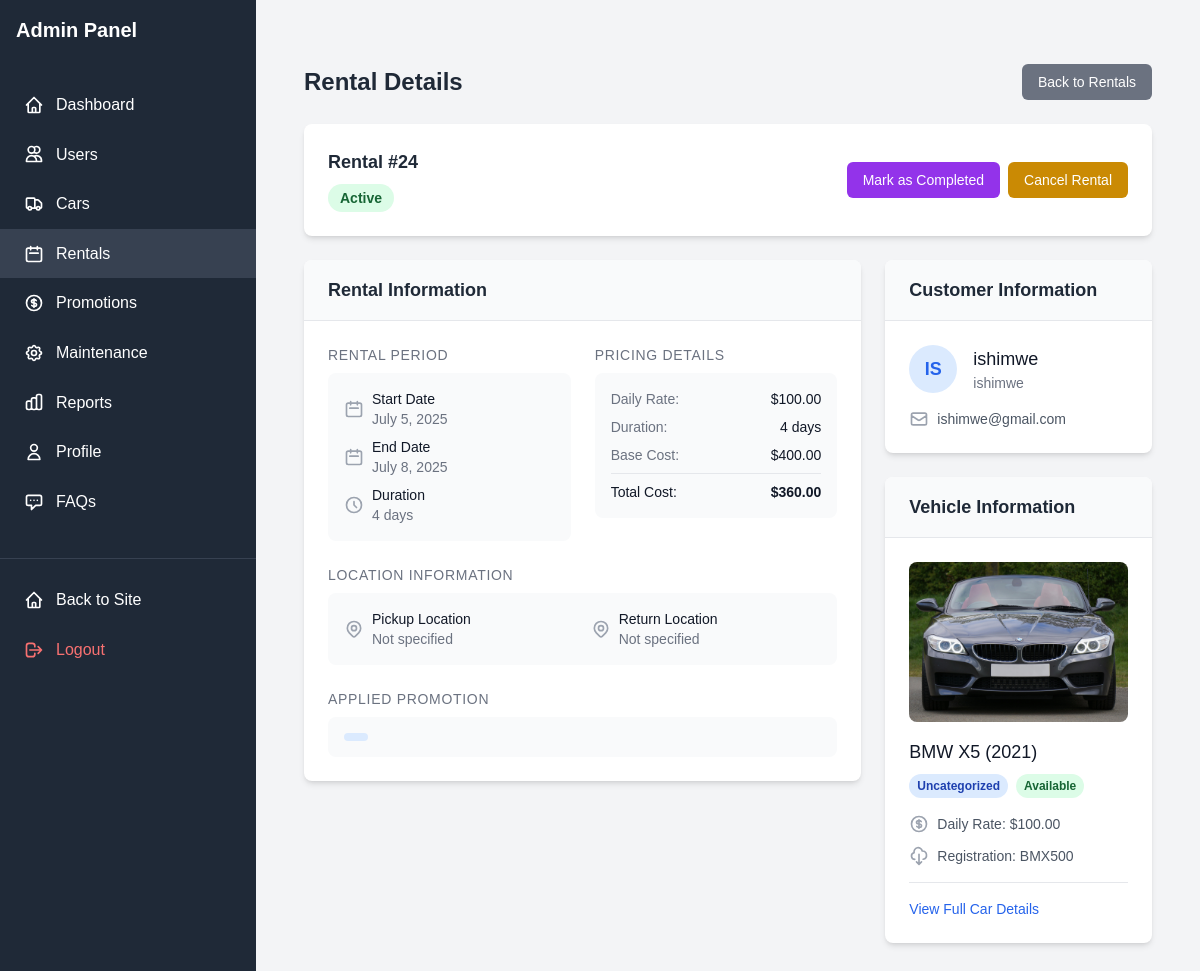
The page /index.php?page=admin&action=rentals&subaction=view&id=24 (signed in) on the database as committed earlier.
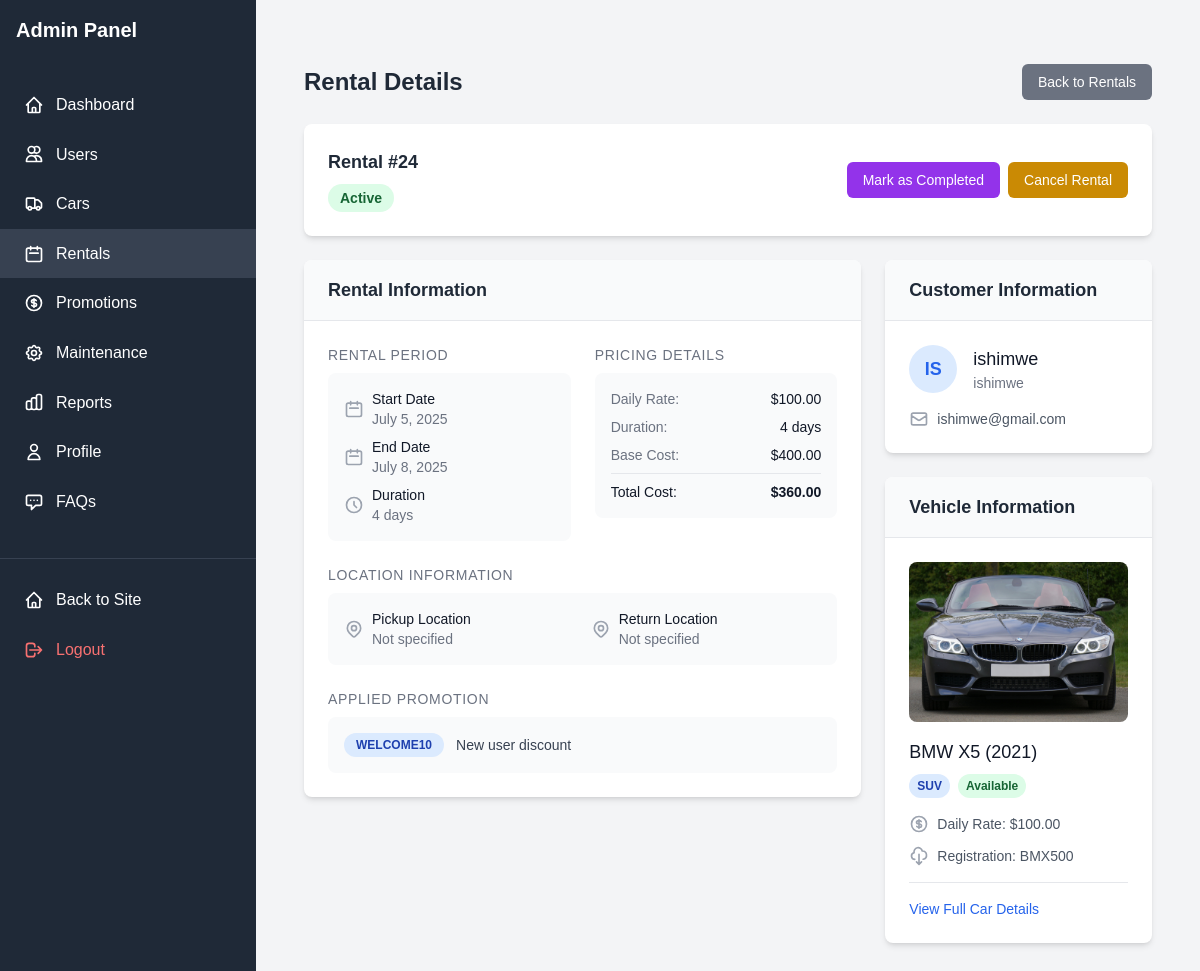
The same page on the database as committed later.
### tables this page shows
CREATE TABLE `promotions` (
  `promotion_id` int(11) NOT NULL AUTO_INCREMENT,
  `code` varchar(20) NOT NULL,
  `description` text DEFAULT NULL,
  `discount_percentage` decimal(5,2) DEFAULT NULL,
  `discount_amount` decimal(10,2) DEFAULT NULL,
  `start_date` date NOT NULL,
  `end_date` date NOT NULL,
  `is_active` tinyint(1) DEFAULT 1,
  `created_at` timestamp NULL DEFAULT current_timestamp(),
  PRIMARY KEY (`promotion_id`),
  UNIQUE KEY `code` (`code`)
);

CREATE TABLE `car_categories` (
  `category_id` int(11) NOT NULL AUTO_INCREMENT,
  `name` varchar(50) NOT NULL,
  `description` text DEFAULT NULL,
  `created_at` timestamp NULL DEFAULT current_timestamp(),
  PRIMARY KEY (`category_id`),
  UNIQUE KEY `name` (`name`)
);

### index.php (called while the page is built, shortened)
<?php
$router = new Router();
$router->route();

### views/admin/rentals/view.php (the view, shortened to what the changed rows need)
<div class="bg-gray-100 min-h-screen">
    <div class="flex">
        <?php require 'views/admin/sidebar.php'; ?>
        <div class="flex-1 p-8">
<div class="container mx-auto px-4 py-8">
    <div class="flex justify-between items-center mb-6">
        <h1 class="text-2xl font-bold text-gray-800">Rental Details</h1>
        <div class="flex space-x-2">
            <a href="index.php?page=admin&action=rentals" class="bg-gray-500 hover:bg-gray-600 text-white px-4 py-2 rounded-md text-sm">
                Back to Rentals
            </a>
        </div>
    </div>
    <div class="bg-white rounded-lg shadow-md p-6 mb-6">
        <div class="flex flex-col md:flex-row md:items-center md:justify-between">
            <div>
                <h2 class="text-lg font-semibold text-gray-800">Rental #<?= $rental['rental_id'] ?></h2>
                <div class="mt-2">
                <?php
$statusClasses = [
    'pending' => 'bg-yellow-100 text-yellow-800',
    'approved' => 'bg-blue-100 text-blue-800',
    'active' => 'bg-green-100 text-green-800',
    'completed' => 'bg-gray-100 text-green-500',
    'cancelled' => 'bg-red-100 text-red-800'
];
$statusClass = $statusClasses[$rental['rental_status']] ?? 'bg-gray-100 text-gray-800';
?>
<span class="px-3 py-1 inline-flex text-sm leading-5 font-semibold rounded-full <?= $statusClass ?>">
    <?= ucfirst($rental['rental_status']) ?>
</span>
                </div>
            </div>
            <div class="mt-4 md:mt-0 flex flex-wrap gap-2">
<?php if ($rental['rental_status'] === 'approved' || $rental['rental_status'] === 'active'): ?>
    <a href="index.php?page=admin&action=rentals&subaction=complete&id=<?= $rental['rental_id'] ?>"
       class="bg-purple-600 hover:bg-purple-700 text-white px-4 py-2 rounded-md text-sm"
       onclick="return confirm('Are you sure you want to mark this rental as completed?')">
        Mark as Completed
    </a>
<?php endif; ?>
<?php if ($rental['rental_status'] !== 'completed' && $rental['rental_status'] !== 'cancelled'): ?>
    <a href="index.php?page=admin&action=rentals&subaction=cancel&id=<?= $rental['rental_id'] ?>"
       class="bg-yellow-600 hover:bg-yellow-700 text-white px-4 py-2 rounded-md text-sm"
       onclick="return confirm('Are you sure you want to cancel this rental?')">
        Cancel Rental
    </a>
<?php endif; ?>
            </div>
        </div>
    </div>
    <div class="grid grid-cols-1 md:grid-cols-3 gap-6">
        <div class="md:col-span-2">
            <div class="bg-white rounded-lg shadow-md overflow-hidden">
                <div class="px-6 py-4 bg-gray-50 border-b border-gray-200">
                    <h3 class="text-lg font-semibold text-gray-800">Rental Information</h3>
                </div>
                <div class="p-6">
                    <div class="grid grid-cols-1 md:grid-cols-2 gap-6">
                        <div>
                            <h4 class="text-sm font-medium text-gray-500 uppercase tracking-wider mb-2">Rental Period</h4>
                            <div class="bg-gray-50 rounded-lg p-4">
                                <div class="flex items-center mb-2">
                                    <svg xmlns="http://www.w3.org/2000/svg" class="h-5 w-5 text-gray-400 mr-2" fill="none" viewBox="0 0 24 24" stroke="currentColor">
                                        <path stroke-linecap="round" stroke-linejoin="round" stroke-width="2" d="M8 7V3m8 4V3m-9 8h10M5 21h14a2 2 0 002-2V7a2 2 0 00-2-2H5a2 2 0 00-2 2v12a2 2 0 002 2z" />
                                    </svg>
                                    <div>
                                        <div class="text-sm font-medium text-gray-900">Start Date</div>
                                        <div class="text-sm text-gray-500"><?= date('F j, Y', strtotime($rental['start_date'])) ?></div>
                                    </div>
                                </div>
                                <div class="flex items-center mb-2">
                                    <svg xmlns="http://www.w3.org/2000/svg" class="h-5 w-5 text-gray-400 mr-2" fill="none" viewBox="0 0 24 24" stroke="currentColor">
                                        <path stroke-linecap="round" stroke-linejoin="round" stroke-width="2" d="M8 7V3m8 4V3m-9 8h10M5 21h14a2 2 0 002-2V7a2 2 0 00-2-2H5a2 2 0 00-2 2v12a2 2 0 002 2z" />
                                    </svg>
                                    <div>
                                        <div class="text-sm font-medium text-gray-900">End Date</div>
                                        <div class="text-sm text-gray-500"><?= date('F j, Y', strtotime($rental['end_date'])) ?></div>
                                    </div>
                                </div>
                                <div class="flex items-center">
                                    <svg xmlns="http://www.w3.org/2000/svg" class="h-5 w-5 text-gray-400 mr-2" fill="none" viewBox="0 0 24 24" stroke="currentColor">
                                        <path stroke-linecap="round" stroke-linejoin="round" stroke-width="2" d="M12 8v4l3 3m6-3a9 9 0 11-18 0 9 9 0 0118 0z" />
                                    </svg>
                                    <div>
                                        <div class="text-sm font-medium text-gray-900">Duration</div>
                                        <div class="text-sm text-gray-500"><?= $duration ?> days</div>
                                    </div>
                                </div>
                            </div>
                        </div>
                        <div>
                            <h4 class="text-sm font-medium text-gray-500 uppercase tracking-wider mb-2">Pricing Details</h4>
                            <div class="bg-gray-50 rounded-lg p-4">
                                <div class="flex justify-between mb-2">
                                    <span class="text-sm text-gray-500">Daily Rate:</span>
                                    <span class="text-sm font-medium text-gray-900">$<?= number_format($rental['daily_rate'], 2) ?></span>
                                </div>
                                <div class="flex justify-between mb-2">
                                    <span class="text-sm text-gray-500">Duration:</span>
                                    <span class="text-sm font-medium text-gray-900"><?= $duration ?> days</span>
                                </div>
                                <div class="flex justify-between mb-2">
                                    <span class="text-sm text-gray-500">Base Cost:</span>
                                    <span class="text-sm font-medium text-gray-900">$<?= number_format($rental['daily_rate'] * $duration, 2) ?></span>
                                </div>
                                <div class="border-t border-gray-200 mt-2 pt-2 flex justify-between">
                                    <span class="text-sm font-medium text-gray-900">Total Cost:</span>
                                    <span class="text-sm font-bold text-gray-900">$<?= number_format($rental['total_cost'], 2) ?></span>
                                </div>
                            </div>
                        </div>
                    </div>
                    <div class="mt-6">
                        <h4 class="text-sm font-medium text-gray-500 uppercase tracking-wider mb-2">Location Information</h4>
                        <div class="bg-gray-50 rounded-lg p-4">
                            <div class="grid grid-cols-1 md:grid-cols-2 gap-4">
                                <div>
                                    <div class="flex items-center">
                                        <div>
                                            <div class="text-sm font-medium text-gray-900">Pickup Location</div>
                                            <div class="text-sm text-gray-500"><?= !empty($rental['pickup_location']) ? htmlspecialchars($rental['pickup_location']) : 'Not specified' ?></div>
                                        </div>
                                    </div>
                                </div>
                                <div>
                                    <div class="flex items-center">
                                        <div>
                                            <div class="text-sm font-medium text-gray-900">Return Location</div>
                                            <div class="text-sm text-gray-500"><?= !empty($rental['return_location']) ? htmlspecialchars($rental['return_location']) : 'Not specified' ?></div>
                                        </div>
                                    </div>
                                </div>
                            </div>
                        </div>
                    </div>
                    <?php if (!empty($rental['promotion_id'])): ?>
                    <div class="mt-6">
                        <h4 class="text-sm font-medium text-gray-500 uppercase tracking-wider mb-2">Applied Promotion</h4>
                        <div class="bg-gray-50 rounded-lg p-4 flex items-center">
                            <div class="bg-blue-100 text-blue-800 px-3 py-1 rounded-full text-xs font-semibold mr-3">
                                <?= htmlspecialchars($promotion['code']) ?>
                            </div>
                            <p class="text-sm text-gray-700"><?= htmlspecialchars($promotion['description']) ?></p>
                        </div>
                    </div>
                    <?php endif; ?>
                </div>
            </div>
        </div>
        <div>
            <div class="bg-white rounded-lg shadow-md overflow-hidden">
                <div class="px-6 py-4 bg-gray-50 border-b border-gray-200">
                    <h3 class="text-lg font-semibold text-gray-800">Customer Information</h3>
                </div>
                <div class="p-6">
                    <div class="flex items-center mb-4">
                        <div class="h-12 w-12 rounded-full bg-blue-100 flex items-center justify-center text-blue-600 font-bold text-lg">
                            <?= strtoupper(substr($user['username'], 0, 2)) ?>
                        </div>
                        <div class="ml-4">
                            <h4 class="text-lg font-medium text-gray-900"><?= htmlspecialchars($user['full_name']) ?></h4>
                            <p class="text-sm text-gray-500"><?= htmlspecialchars($user['username']) ?></p>
                        </div>
                    </div>
                    <div class="space-y-3">
                        <div class="flex items-center">
                            <svg xmlns="http://www.w3.org/2000/svg" class="h-5 w-5 text-gray-400 mr-2" fill="none" viewBox="0 0 24 24" stroke="currentColor">
                                <path stroke-linecap="round" stroke-linejoin="round" stroke-width="2" d="M3 8l7.89 5.26a2 2 0 002.22 0L21 8M5 19h14a2 2 0 002-2V7a2 2 0 00-2-2H5a2 2 0 00-2 2v10a2 2 0 002 2z" />
                            </svg>
                            <span class="text-sm text-gray-600"><?= htmlspecialchars($user['email']) ?></span>
                        </div>
                    </div>
                </div>
            </div>
            <div class="bg-white rounded-lg shadow-md overflow-hidden mt-6">
                <div class="px-6 py-4 bg-gray-50 border-b border-gray-200">
                    <h3 class="text-lg font-semibold text-gray-800">Vehicle Information</h3>
                </div>
                <div class="p-6">
                    <div class="mb-4">
                        <img src="<?= !empty($car['image_url']) ? $car['image_url'] : 'assets/images/default-car.jpg' ?>"
                             alt="<?= htmlspecialchars($car['make'] . ' ' . $car['model']) ?>"
                             class="w-full h-40 object-cover rounded-lg">
                    </div>
                    <h4 class="text-lg font-medium text-gray-900 mb-2">
                        <?= htmlspecialchars($car['make'] . ' ' . $car['model'] . ' (' . $car['year'] . ')') ?>
                    </h4>
                    <div class="flex items-center mb-4">
                        <span class="px-2 py-1 text-xs font-semibold rounded-full bg-blue-100 text-blue-800">
                            <?= htmlspecialchars($categoryName ?? 'Uncategorized') ?>
                        </span>
                        <span class="ml-2 px-2 py-1 text-xs font-semibold rounded-full <?= $car['status'] === 'available' ? 'bg-green-100 text-green-800' : 'bg-red-100 text-red-800' ?>">
                            <?= ucfirst($car['status']) ?>
                        </span>
                    </div>
                    <div class="space-y-3">
                        <div class="flex items-center">
                            <span class="text-sm text-gray-600">Daily Rate: $<?= number_format($car['daily_rate'], 2) ?></span>
                        </div>
                        <div class="flex items-center">
                            <svg xmlns="http://www.w3.org/2000/svg" class="h-5 w-5 text-gray-400 mr-2" fill="none" viewBox="0 0 24 24" stroke="currentColor">
                                <path stroke-linecap="round" stroke-linejoin="round" stroke-width="2" d="M7 16a4 4 0 01-.88-7.903A5 5 0 1115.9 6L16 6a5 5 0 011 9.9M9 19l3 3m0 0l3-3m-3 3V10" />
                            </svg>
                            <span class="text-sm text-gray-600">Registration: <?= htmlspecialchars($car['registration_number']) ?></span>
                        </div>
                    </div>
                    <div class="mt-4 pt-4 border-t border-gray-200">
                        <a href="index.php?page=admin&action=cars&subaction=view&id=<?= $car['car_id'] ?>" class="text-blue-600 hover:text-blue-800 text-sm font-medium">
                            View Full Car Details
                        </a>
                    </div>
                </div>
            </div>
        </div>
    </div>
</div>

Rows that differ between the two databases and show on the page:
added promotions: code "WELCOME10", description "New user discount"
added car_categories: name "SUV"
Other text that changed with them:
$categoryName: "Uncategorized" → (not shown)
